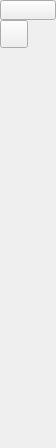
<?xml version="1.0" encoding="UTF-8"?>
<ui version="4.0">
 <class>QG_CadToolBarPoints</class>
 <widget class="QWidget" name="QG_CadToolBarPoints">
  <property name="geometry">
   <rect>
    <x>0</x>
    <y>0</y>
    <width>56</width>
    <height>448</height>
   </rect>
  </property>
  <property name="sizePolicy">
   <sizepolicy hsizetype="Fixed" vsizetype="Minimum">
    <horstretch>0</horstretch>
    <verstretch>0</verstretch>
   </sizepolicy>
  </property>
  <property name="minimumSize">
   <size>
    <width>56</width>
    <height>448</height>
   </size>
  </property>
  <property name="windowTitle">
   <string>Points</string>
  </property>
  <widget class="QToolButton" name="bBack">
   <property name="geometry">
    <rect>
     <x>0</x>
     <y>0</y>
     <width>56</width>
     <height>20</height>
    </rect>
   </property>
   <property name="toolTip">
    <string>Back to main menu</string>
   </property>
   <property name="text">
    <string/>
   </property>
   <property name="icon">
    <iconset resource="../../../res/extui/extui.qrc">
     <normaloff>:/extui/back.png</normaloff>:/extui/back.png</iconset>
   </property>
  </widget>
  <widget class="QToolButton" name="bPoint">
   <property name="geometry">
    <rect>
     <x>0</x>
     <y>20</y>
     <width>28</width>
     <height>28</height>
    </rect>
   </property>
   <property name="toolTip">
    <string>Single points</string>
   </property>
   <property name="text">
    <string/>
   </property>
   <property name="icon">
    <iconset resource="../../../res/extui/extui.qrc">
     <normaloff>:/extui/points.png</normaloff>:/extui/points.png</iconset>
   </property>
  </widget>
 </widget>
 <layoutdefault spacing="6" margin="11"/>
 <resources>
  <include location="../../../res/extui/extui.qrc"/>
 </resources>
 <connections>
  <connection>
   <sender>bPoint</sender>
   <signal>clicked()</signal>
   <receiver>QG_CadToolBarPoints</receiver>
   <slot>drawPoint()</slot>
   <hints>
    <hint type="sourcelabel">
     <x>20</x>
     <y>20</y>
    </hint>
    <hint type="destinationlabel">
     <x>20</x>
     <y>20</y>
    </hint>
   </hints>
  </connection>
  <connection>
   <sender>bBack</sender>
   <signal>clicked()</signal>
   <receiver>QG_CadToolBarPoints</receiver>
   <slot>back()</slot>
   <hints>
    <hint type="sourcelabel">
     <x>20</x>
     <y>20</y>
    </hint>
    <hint type="destinationlabel">
     <x>20</x>
     <y>20</y>
    </hint>
   </hints>
  </connection>
 </connections>
</ui>
